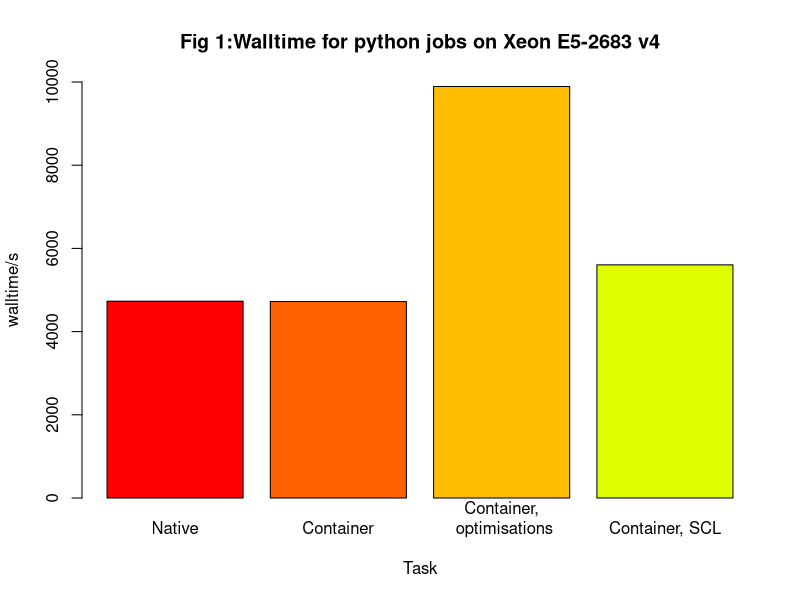

The R source for this figure:
H <-c(4731,4723,9892,5604)
N <- c("Native", "Container", "Container,\n optimisations", "Container, SCL")


png(file = "nxv.png")

barplot(H, names.arg= N, xlab = "Task", ylim=c(0,10000), ylab = "walltime/s", col=rainbow(16), main = "Fig 1:Walltime for python jobs on Xeon E5-2683 v4", border="black")

dev.off()
